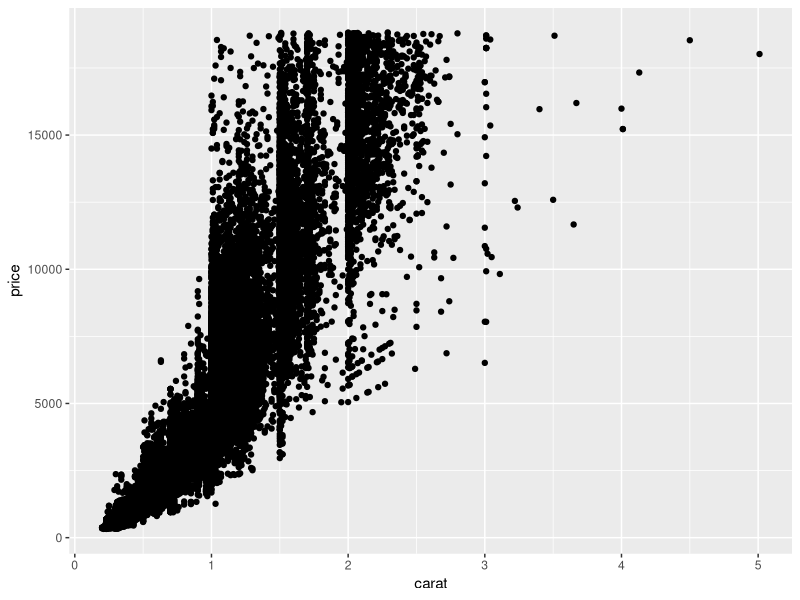
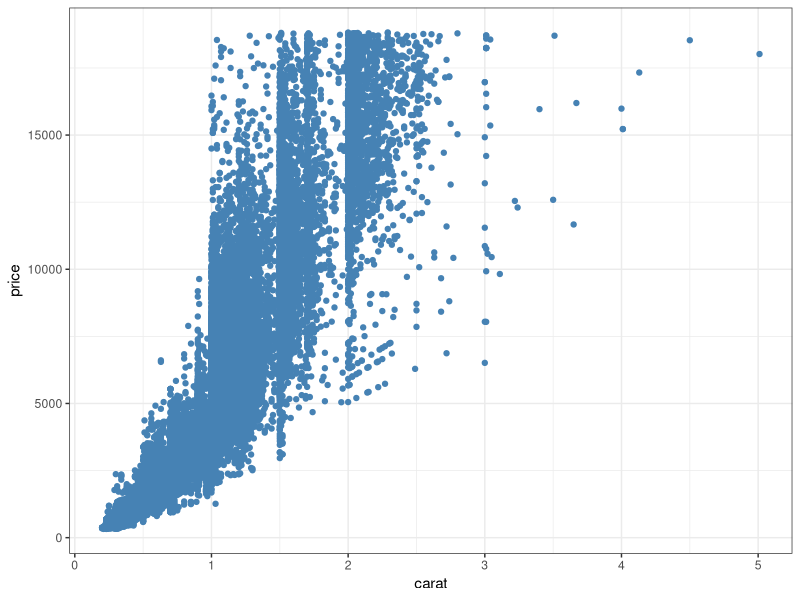
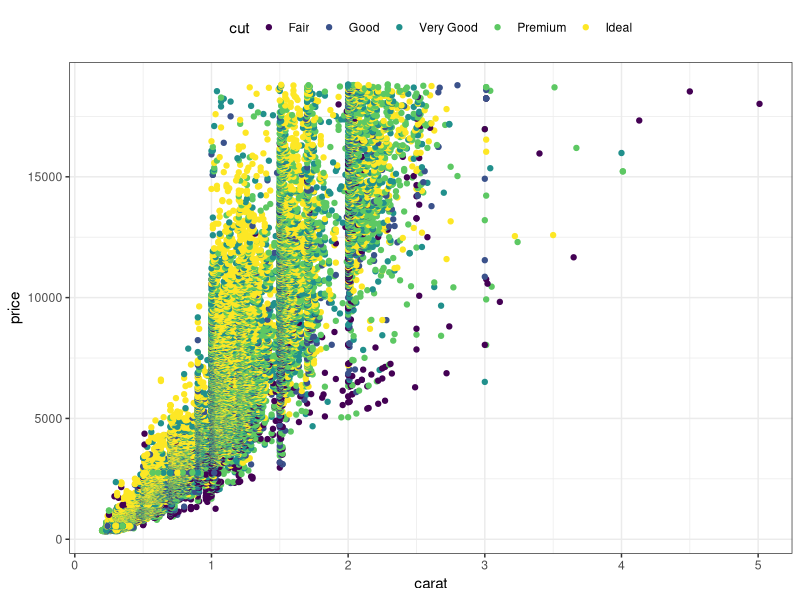
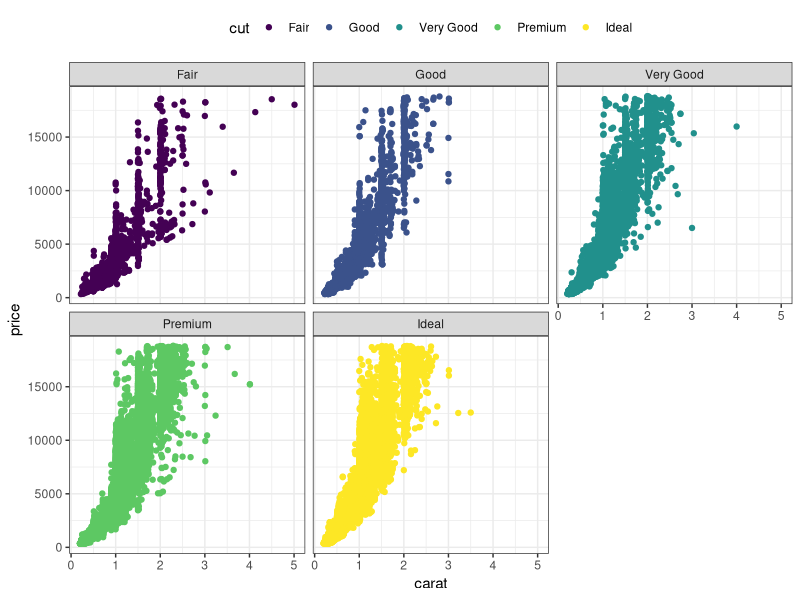
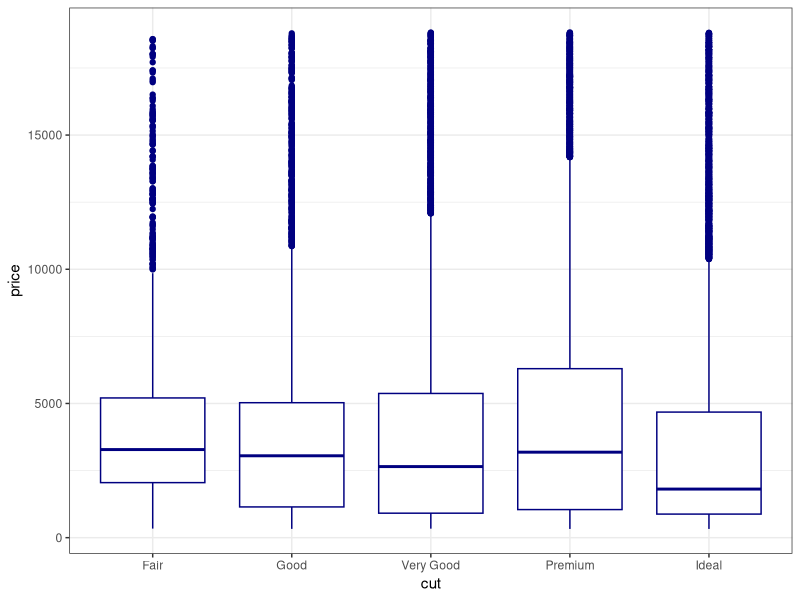
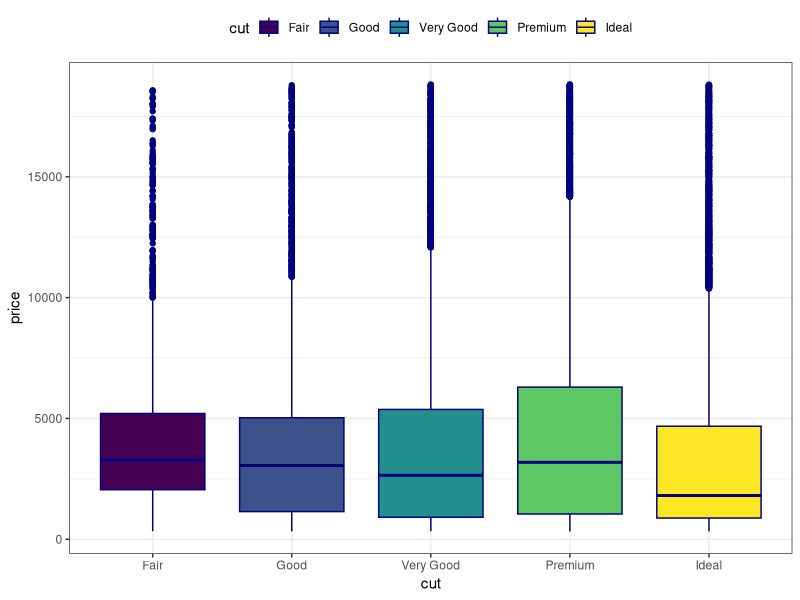
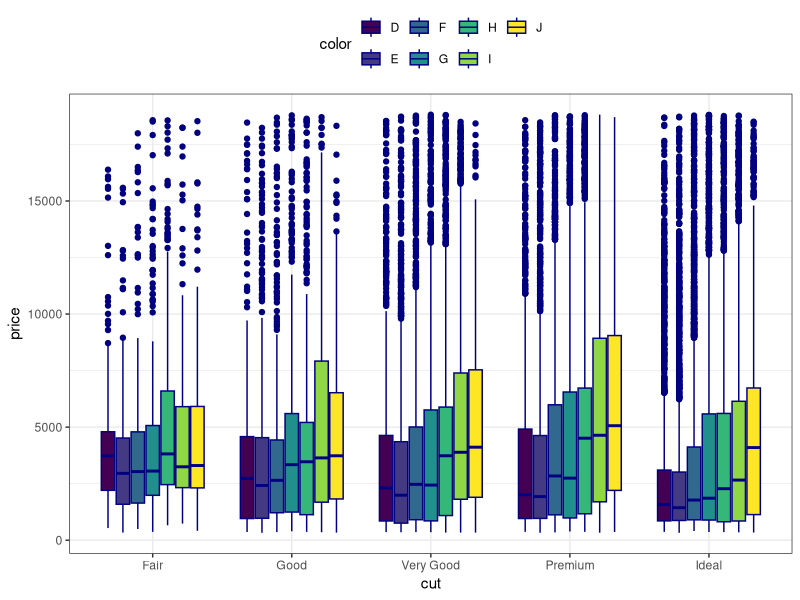
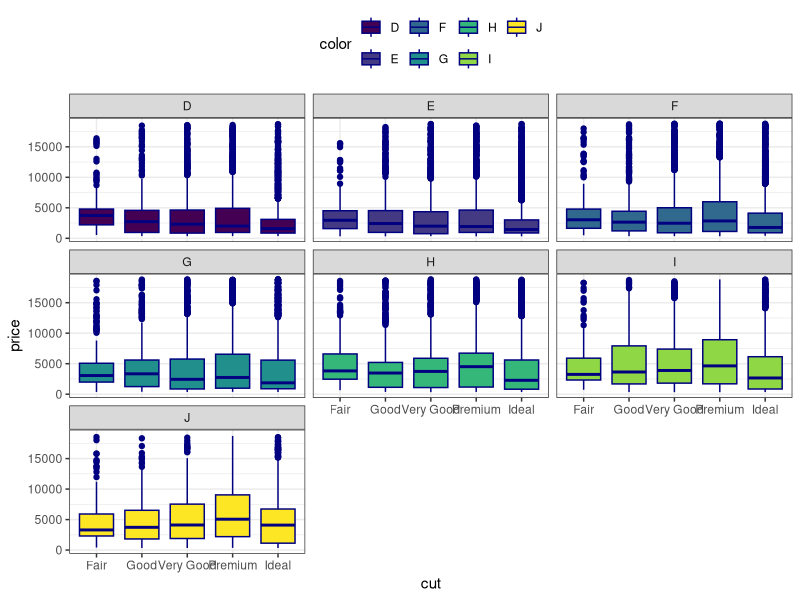

Source code (R) for these figures, in order:
## ---- chunk 1
#| echo: true
#| output-location: fragment
library('ggplot2')
## ---- chunk 2
#| echo: true
#| output-location: fragment
library('ggplot2')
df <- diamonds
summary(df)
## ---- chunk 3
#| echo: true
#| output-location: fragment

ggplot(df, aes(x = carat, y = price)) +
    geom_point()
## ---- chunk 4
#| echo: true
#| output-location: fragment

ggplot(df, aes(x = carat, y = price)) +
    geom_point(color = 'steelblue') +
    theme_bw()
## ---- chunk 5
#| echo: true
#| output-location: fragment

ggplot(df, aes(x = carat, y = price)) +
    geom_point(aes(color = cut)) +
    theme_bw() +
    theme(legend.position = 'top')
## ---- chunk 6
#| echo: true
#| output-location: fragment

ggplot(df, aes(x = carat, y = price)) +
    geom_point(aes(color = cut)) +
    theme_bw() +
    theme(legend.position = 'top') +
    facet_wrap(~ cut)
## ---- chunk 7
#| echo: true
#| output-location: fragment

ggplot(df, aes(x = cut, y = price)) +
    geom_boxplot(color = 'navy') +
    theme_bw()
## ---- chunk 8
#| echo: true
#| output-location: fragment

ggplot(df, aes(x = cut, y = price)) +
    geom_boxplot(aes(fill = cut), color = 'navy') +
    theme_bw() +
    theme(legend.position = 'top')
## ---- chunk 9
#| echo: true
#| output-location: fragment

ggplot(df, aes(x = cut, y = price)) +
    geom_boxplot(aes(fill = color), color = 'navy') +
    theme_bw() +
    theme(legend.position = 'top')
## ---- chunk 10
#| echo: true
#| output-location: fragment

ggplot(df, aes(x = cut, y = price)) +
    geom_boxplot(aes(fill = color), color = 'navy') +
    theme_bw() +
    theme(legend.position = 'top') +
    facet_wrap(~ color)
## ---- chunk 11
#| echo: true
#| output-location: fragment

ggplot(df, aes(x = price)) +
    geom_histogram(color = 'navy', fill = 'steelblue') +
    theme_bw()
## ---- chunk 12
#| echo: true
#| output-location: fragment

ggplot(df, aes(x = price)) +
    geom_histogram(aes(color = color), fill = 'white') +
    theme_bw()
## ---- chunk 13
#| echo: true
#| output-location: fragment

ggplot(df, aes(x = clarity)) +
    geom_bar(color = 'navy', fill = 'white') +
    theme_bw()
## ---- chunk 14
#| echo: true
#| output-location: fragment

ggplot(df, aes(x = clarity)) +
    geom_bar(aes(color = cut, fill = cut)) +
    theme_bw() +
    theme(legend.position = 'top')
## ---- chunk 15
#| echo: true
#| output-location: fragment

ggplot(df, aes(x = clarity)) +
    geom_bar(aes(color = cut, fill = cut), position = position_dodge()) +
    theme_bw() +
    theme(legend.position = 'top')
## ---- chunk 16
#| echo: true
#| output-location: fragment

ggplot(df, aes(x = '', y = price)) +
    geom_bar(aes(fill = clarity), stat = 'identity') +
    theme_bw() +
    coord_polar('y')
## ---- chunk 17
#| echo: true
#| output-location: fragment
dge <- read.csv('data/DGE.csv')
dge <- dge[dge$padj != 0, ]
dge <- dge[complete.cases(dge), ]

head(dge)
## ---- chunk 18
#| echo: true
#| output-location: fragment
padj.cutoff <- 0.0000001
lfc.cutoff <- log2(2)
## ---- chunk 19
#| echo: true
#| output-location: fragment
dge$class <- 'none'
dge[dge$log2FoldChange >= lfc.cutoff & dge$padj <= padj.cutoff, c('class')] <- 'UP'
dge[dge$log2FoldChange <= -1 * lfc.cutoff & dge$padj <= padj.cutoff, c('class')] <- 'DOWN'

head(dge)
## ---- chunk 20
#| echo: true
#| output-location: fragment
ggplot(dge, aes(x = log2FoldChange, y = -1 * log10(padj))) +
    geom_point() +
    theme_bw()
## ---- chunk 21
#| echo: true
#| output-location: fragment
ggplot(dge, aes(x = log2FoldChange, y = -1 * log10(padj))) +
    geom_point() +
    geom_hline(yintercept = -1 * log10(padj.cutoff ), linetype="dashed", 
                              color = "black", linewidth = 0.2) +
    geom_vline(xintercept=c(-1 * lfc.cutoff ,lfc.cutoff ), linetype="dashed", 
                              color = "black", linewidth = 0.2) +
    theme_bw()
## ---- chunk 22
#| echo: true
#| output-location: fragment
ggplot(dge, aes(x = log2FoldChange, y = -1 * log10(padj))) +
    geom_point(aes(color = class)) +
    geom_hline(yintercept = -1 * log10(padj.cutoff ), linetype="dashed", 
                              color = "black", linewidth = 0.2) +
    geom_vline(xintercept=c(-1 * lfc.cutoff ,lfc.cutoff ), linetype="dashed", 
                              color = "black", linewidth = 0.2) +
    theme_bw()
## ---- chunk 23
#| echo: true
#| output-location: fragment
colors <- c("UP"="#FC4E07", "none"="#E7B800", "DOWN"="#00AFBB")
ggplot(dge, aes(x = log2FoldChange, y = -1 * log10(padj))) +
    geom_point(aes(color = class)) +
    scale_color_manual(values = colors) +
    geom_hline(yintercept = -1 * log10(padj.cutoff ), linetype="dashed", 
                              color = "black", linewidth = 0.2) +
    geom_vline(xintercept=c(-1 * lfc.cutoff ,lfc.cutoff ), linetype="dashed", 
                              color = "black", linewidth = 0.2) +
    theme_bw()
## ---- chunk 24
#| echo: true
#| output-location: fragment
library(ggrepel)
ggplot(dge, aes(x = log2FoldChange, y = -1 * log10(padj), label = X)) +
    geom_point(aes(color = class)) +
    scale_color_manual(values = colors) +
    geom_hline(yintercept = -1 * log10(padj.cutoff ), linetype="dashed", 
                              color = "black", linewidth = 0.2) +
    geom_vline(xintercept=c(-1 * lfc.cutoff ,lfc.cutoff ), linetype="dashed", 
                              color = "black", linewidth = 0.2) +
    geom_label_repel(data = dge[dge$class %in% c('UP', 'DOWN'), ], 
                            size= 4, color = 'firebrick',  point.padding=unit(0.5, "lines"), max.overlaps = 30) +
    theme_bw()
## ---- chunk 25
#| echo: false
#| output-location: fragment
library(ggrepel)
ggplot(dge, aes(x = log2FoldChange, y = -1 * log10(padj), label = X)) +
    geom_point(aes(color = class)) +
    scale_color_manual(values = colors) +
    geom_hline(yintercept = -1 * log10(padj.cutoff ), linetype="dashed", 
                              color = "black", linewidth = 0.2) +
    geom_vline(xintercept=c(-1 * lfc.cutoff ,lfc.cutoff ), linetype="dashed", 
                              color = "black", linewidth = 0.2) +
    geom_label_repel(data = dge[dge$class %in% c('UP', 'DOWN'), ], 
                            size= 4, color = 'firebrick',  point.padding=unit(0.5, "lines"), max.overlaps = 30) +
    theme_bw()
## ---- chunk 26
#| echo: true
#| output-location: fragment
dge <- dge[order(dge$log2FoldChange, decreasing = TRUE), ]
genes.up <- dge[1:40, c('X')]
genes.down <- dge[(nrow(dge) - 30):nrow(dge), c('X')]

genes.up
genes.down
## ---- chunk 27
#| echo: true
#| output-location: fragment
df.norm <- read.csv('data/normalized_counts.csv')
head(df.norm)
## ---- chunk 28
#| echo: true
#| output-location: fragment
df.norm <- df.norm[df.norm$X %in% c(genes.up, genes.down), ]
rownames(df.norm) <- df.norm$X
df.norm$X <- NULL
dim(df.norm)
## ---- chunk 29
#| echo: true
#| output-location: column-fragment
#| fig-height: 12
library(pheatmap)

pheatmap(df.norm)
## ---- chunk 30
#| echo: true
#| output-location: column-fragment
#| fig-height: 12

pheatmap(df.norm,
        scale = 'row'
)
## ---- chunk 31
#| echo: true
#| output-location: column-fragment
#| fig-height: 12

pheatmap(df.norm,
        scale = 'row',
        cutree_cols =  2,
        cutree_rows = 2,
        color = colorRampPalette(
            c("steelblue", 
                "white", 
                "firebrick3")
            )(100),
)
## ---- chunk 32
coldata <- data.frame(stage = c(rep('L1Larvae', 4), rep('L2larvae', 5)))
rownames(coldata) <- names(df.norm)
## ---- chunk 33
#| echo: true
#| output-location: column-fragment
#| fig-height: 12

pheatmap(df.norm,
        scale = 'row',
        cutree_cols =  2,
        cutree_rows = 2,
        color = colorRampPalette(
            c("steelblue", 
                "white", 
                "firebrick3")
            )(100),
        annotation_col = coldata
)
